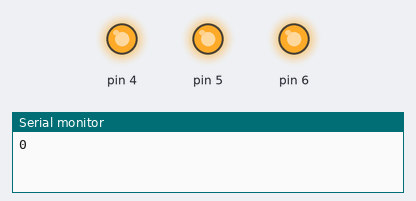
Recording of a sketch running on a simulated Arduino Uno, built with avr-gcc and run on an emulated ATmega328P. Parts: output pins drawn as LEDs (lit = HIGH), the last lines printed to the serial monitor. Random numbers use the default seed unless the sketch sets one.

Above: at 0.1 s.
At 8.1 s:
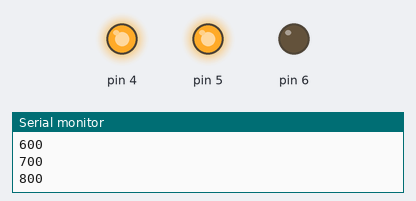
At 18.2 s:
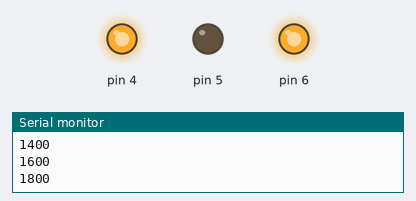
At 22.2 s:
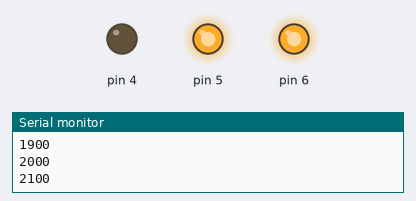
At 28.2 s:
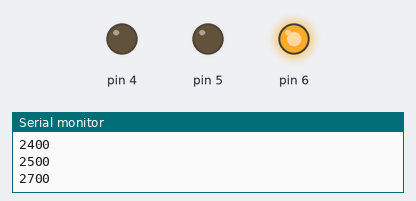
At 36.3 s:
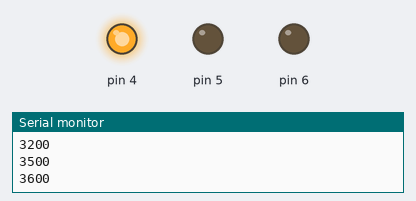
Timing chart, 0 to 40.0 s (numbered marks = the images above):
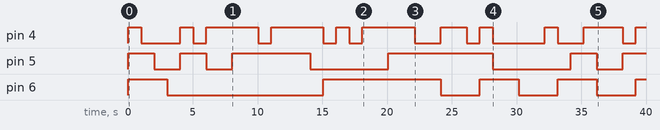

Measured:
- by itself, pin 4: LOW → HIGH at 0.00 s, → LOW 1.0 s later, → HIGH 3.0 s later, → LOW 1.0 s later, … (21 changes in this stretch)
- by itself, pin 5: LOW → HIGH at 0.00 s, → LOW 2.0 s later, → HIGH 2.0 s later, → LOW 2.0 s later, … (11 changes in this stretch)
- by itself, pin 6: LOW → HIGH at 0.00 s, → LOW 3.0 s later, → HIGH 12.1 s later, → LOW 9.1 s later, … (9 changes in this stretch)

The sketch:

test_arduino.ino
```cpp
// C++ code
//
int x = 0;

int timer = 0;

void setup()
{
  pinMode(4, OUTPUT);
  Serial.begin(9600);
  pinMode(5, OUTPUT);
  pinMode(6, OUTPUT);

  timer += 0;
}

void loop()
{
  if (timer % 100 == 0) {
    if (random(0, 1 + 1) == 1) {
      digitalWrite(4, HIGH);
      Serial.println(timer);
    } else {
      digitalWrite(4, LOW);
    }
  }
  if (timer % 200 == 0) {
    if (random(0, 1 + 1) == 1) {
      digitalWrite(5, HIGH);
    } else {
      digitalWrite(5, LOW);
    }
  }
  if (timer % 300 == 0) {
    if (random(0, 1 + 1) == 1) {
      digitalWrite(6, HIGH);
    } else {
      digitalWrite(6, LOW);
    }
  }
  timer = (timer + 1);
  delay(10); // Delay a little bit to improve simulation performance
}
```
